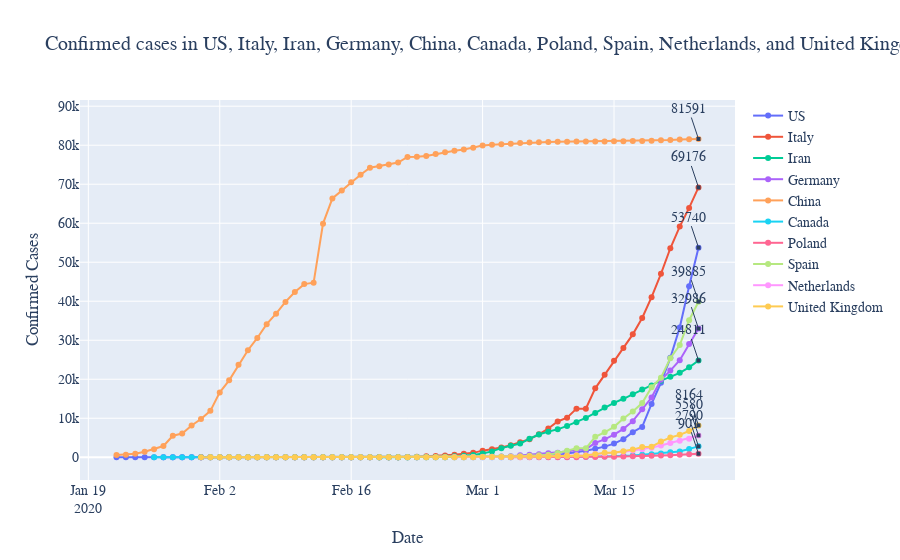

The notebook cell this image was saved under:
### Code cell
graph_lines(['US','Italy','Iran','Germany','China','Canada','Poland','Spain','Netherlands', 'United Kingdom'])
